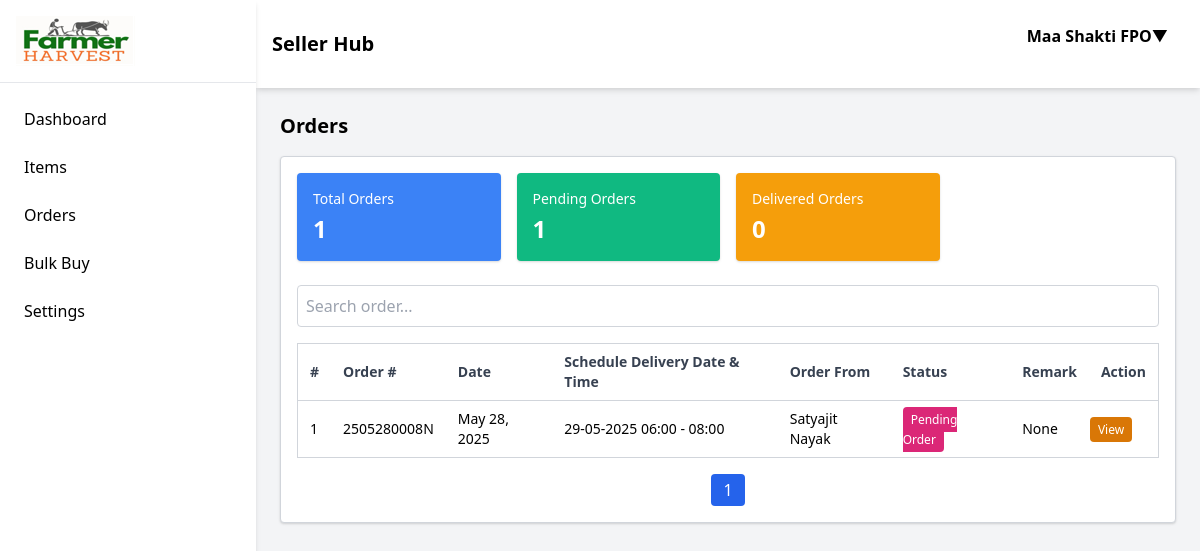
/accounts/receivedorders/ (signed in), run on an earlier commit of the app's database.
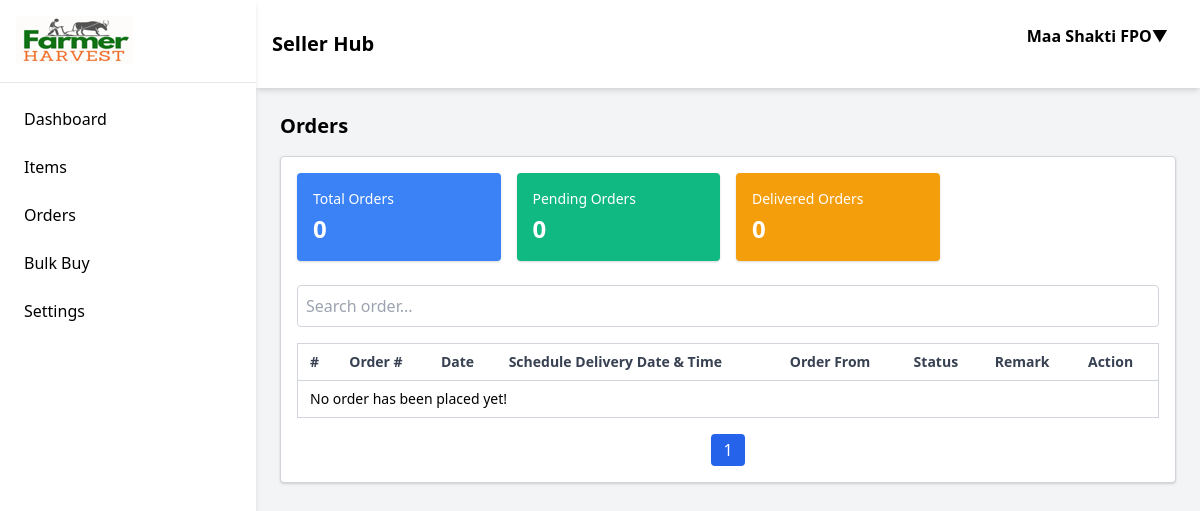
And on a later commit of the database.
### omsapp/models.py (models this page shows, shortened)
class SubOrder(Model):
    suborderID = AutoField(primary_key=True)
    orderID = ForeignKey(Order, on_delete=CASCADE, related_name='suborders')
    vendorID = ForeignKey(CustomUser, on_delete=CASCADE, related_name='vendor_orders')
    customerID = ForeignKey(CustomUser, on_delete=CASCADE, related_name='customer_orders')
    orderStatus = CharField(max_length=25, default='Pending Order')
    remark = CharField(max_length=20, default=None, null=True)
    orderNote = CharField(max_length=200, null=True, blank=True)

class Order(Model):
    orderID = AutoField(primary_key=True)
    orderNo = CharField(max_length=11)
    orderDate = DateField(auto_now_add=True)
    orderStatus = CharField(max_length=25, default='Pending Order')
    orderAmount = FloatField()
    orderGSTAmount = FloatField()
    orderDeduction = FloatField()
    orderTransportation = FloatField(default=0)
    orderGrandTotal = FloatField()
    schDeliveryDate = CharField(max_length=10, default=None, null=True)
    schDeliveryTime = CharField(max_length=10, default=None, null=True)
    remark = CharField(max_length=20, default=None, null=True)
    userID = ForeignKey(CustomUser, on_delete=CASCADE, related_name='customer')#customer who ordered
    orderNote = CharField(max_length=200, null=True, blank=True)

class CustomUser(AbstractUser):
    id=AutoField(primary_key=True)
    """"Basic details"""
    userType = CharField(max_length=20, choices=USERTYPES)
    first_name = CharField(max_length=50)#name
    last_name = CharField(max_length=50)#displayname
    org_name=CharField(max_length=50, default='', blank=True)#business name
    email = EmailField(max_length=50, default='', blank=True)#not mandatory
    phone = CharField(max_length=12, unique=True)
    phone1 = CharField(max_length=12, default='', blank=True)
    gstin = CharField(max_length=15, default='', blank=True)
    supply_place = CharField(max_length=70, choices=STATES)
    gst_tmt = CharField(max_length=20, choices=GST_TREATMENT)#gst treatment
    """Billing Address"""
    userAddress = CharField(max_length=200)
    userCity = CharField(max_length=50)
    userState = CharField(max_length=20, choices=STATES)
    pinCode = CharField(max_length=6)
    """Shipping Address"""
    userAddress1 = CharField(max_length=200)
    userCity1 = CharField(max_length=50)
    userState1 = CharField(max_length=20, choices=STATES)
    pinCode1 = CharField(max_length=6)
    userNote = CharField(max_length=300, default='', blank=True)#remarks from user
    """Account attributes"""
    password = CharField(max_length=20, default='Admin@1234')
    userApproved = BooleanField(null=True)
    approvedOn = DateField(null=True)
    isActive=BooleanField(null=True)
    activatedOn=DateField(null=True)
    deactivateRemark = CharField(max_length=100, null=True,blank=True)
    bill_address_lat = FloatField(null=True, blank=True)
    bill_address_long = FloatField(null=True, blank=True)
    ship_address_lat = FloatField(null=True, blank=True)
    ship_address_long = FloatField(null=True, blank=True)
    USERNAME_FIELD = 'phone'
    REQUIRED_FIELDS=['first_name']

### omsapp/views.py (the view)
# urls.py: path('receivedorders/', views.ReceivedOrders, name='receivedorders'),
@login_required
def ReceivedOrders(request):
    if request.user.pk is not None:
        user_name = request.user.last_name
        received_orders = SubOrder.objects.filter(vendorID=request.user.pk).__len__()#total orders received by the FPO
        pending_orders = SubOrder.objects.filter(orderStatus = 'Pending Order', vendorID=request.user.pk).__len__()
        invoiced_orders = SubOrder.objects.filter(orderStatus = 'Invoiced').__len__()
        delivered_orders = SubOrder.objects.filter(orderStatus = 'Delivered').__len__()
        rejected_orders = SubOrder.objects.filter(orderStatus = 'Rejected').__len__()
        orders = SubOrder.objects.filter(vendorID=request.user.pk)
        context = {
            'received_sub_orders': received_orders,
            'orders':orders,
            'pending_orders':pending_orders,
            'invoiced_orders':invoiced_orders,
            'delivered_orders':delivered_orders,
            'rejected_orders':rejected_orders,
            'login_user':user_name
        }
        return render(request, 'orders_received.html', context=context)
    else:
        return render(request, 'orders_received.html', {})

### omsapp/templates/orders_received.html
{% extends 'admin-console.html' %}
{% block orders_received %}
<h2 class="text-xl font-semibold mb-4">Orders</h2>
<div class="bg-white p-4 shadow rounded border border-gray-300">
    <div class="grid grid-cols-2 md:grid-cols-4 gap-4">
        <div class="bg-blue-500 text-white p-4 rounded shadow">
            <h3 class="text-sm">Total Orders</h3>
            <p class="text-2xl font-semibold mt-1">{{received_sub_orders}}</p>
        </div>
        <div class="bg-green-500 text-white p-4 rounded shadow">
            <h3 class="text-sm">Pending Orders</h3>
            <p class="text-2xl font-semibold mt-1">{{pending_orders}}</p>
        </div>
        <div class="bg-yellow-500 text-white p-4 rounded shadow">
            <h3 class="text-sm">Delivered Orders</h3>
            <p class="text-2xl font-semibold mt-1">{{delivered_orders}}</p>
        </div>
    </div>
    <br>
    <div class="mb-4">
        <input type="text" id="orderSearch" onkeyup="searchOrder()" placeholder="Search order..." class="w-full p-2 rounded border border-gray-300 focus:outline-none">
    </div>
    <table id="orderTable" class="w-full text-left text-sm border border-gray-300 bg-white">
        <thead class="text-gray-700 border-b border-gray-300">
            <tr>
            <th class="py-2 px-3 cursor-pointer" onclick="sortTable(0, 'orderTable')">#</th>
            <th class="py-2 px-3 cursor-pointer" onclick="sortTable(1, 'orderTable')">Order #</th>
            <th class="py-2 px-3 cursor-pointer" onclick="sortTable(2, 'orderTable')">Date</th>
            <th class="py-2 px-3 cursor-pointer" onclick="sortTable(3, 'orderTable')">Schedule Delivery Date & Time</th>
            <th class="py-2 px-3 cursor-pointer" onclick="sortTable(4, 'orderTable')">Order From</th>
            <th class="py-2 px-3 cursor-pointer" onclick="sortTable(5, 'orderTable')">Status</th>
            <th class="py-2 px-3 cursor-pointer" onclick="sortTable(6, 'orderTable')">Remark</th>
            <th class="py-2 px-3 cursor-pointer">Action</th>
            </tr>
        </thead>
        <tbody>
            {% for order in orders %}
            <tr class="border-b border-gray-300 hover:bg-gray-100">
                <td class="py-2 px-3">{{forloop.counter}}</td>
                <td class="py-2 px-3">{{order.orderID.orderNo}}</td>
                <td class="py-2 px-3">{{order.orderID.orderDate}}</td>
                <td class="py-2 px-3">{{order.orderID.schDeliveryDate}} {{order.orderID.schDeliveryTime}}</td>
                <td class="py-2 px-3">{{order.orderID.userID.last_name}}</td>
                <td class="py-2 px-3 space-x-2">
                    {% if order.orderID.orderStatus == 'Pending Order' %}
                    <span class="px-2 py-1 text-xs rounded bg-pink-600 text-white">{{order.orderID.orderStatus}}</span>
                    {% elif order.orderID.orderStatus == 'Under Process' %}
                    <span class="px-2 py-1 text-xs rounded bg-blue-600 text-white">{{order.orderID.orderStatus}}</span>
                    {% elif order.orderID.orderStatus == 'Invoiced' %}
                    <span class="px-2 py-1 text-xs rounded bg-yellow-600 text-white">{{order.orderID.orderStatus}}</span>
                    {% elif order.orderID.orderStatus == 'Rejected' %}
                    <span class="px-2 py-1 text-xs rounded bg-red-600 text-white">{{order.orderID.orderStatus}}</span>
                    {% else %}
                    <span class="px-2 py-1 text-xs rounded bg-green-600 text-white">{{order.orderStatus}}</span>
                    {% endif %}
                </td>
                <td class="py-2 px-3">{{order.remark}}</td>
                <td>
                    <a class="px-2 py-1 text-xs rounded bg-yellow-600 text-white" href="{% url 'receivedorderdetails' order.orderID.pk %}">View</a>
                </td>
            </tr>
            {% empty %}
            <tr>
                <td class="py-2 px-3" colspan="8">
                    No order has been placed yet!
                </td>
            </tr>
            {% endfor %}
        </tbody>
    </table>
    <div id="paginationOrder" class="mt-4 flex justify-center"></div>
</div>
{% endblock %}

What changed in the data, as far as the page shows it:
removed SubOrder: orderID.orderNo "2505280008N", orderID.orderDate "May 28, 2025", orderID.schDeliveryDate "29-05-2025", orderID.schDeliveryTime "06:00 - 08:00", orderID.userID.last_name "Satyajit Nayak", orderID.orderStatus "Pending Order", remark "None"
Also different on the page:
{{ received_sub_orders }}: "1" → "0"
{{ pending_orders }}: "1" → "0"
text now shown: "No order has been placed yet!"
